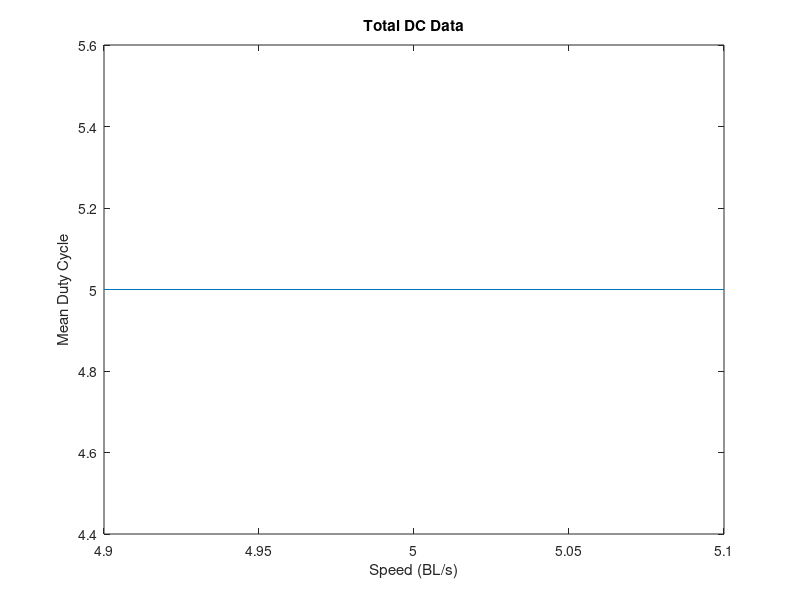

Here is the MATLAB script that generated this plot:
%DC data for SINGLE CHANNEL vs. speed

Speed = input('Speed (BL/sec) = ');
Raw_Data = input('DC data set = ');

CombData = [Speed mean(Raw_Data) std(Raw_Data)];

Y=1;
N=0;
CONT = input('Continue (Y/N)? ');
while CONT == 1
    Speed = input('Speed (BL/sec) = ');
    Raw_Data = input('DC data set = ');
    CombData = [CombData; Speed mean(Raw_Data) std(Raw_Data)];
    
    CONT = input('Continue (Y/N)? ');
end

x = CombData(:,2);
y = CombData(:,1);
e = CombData(:,3);

figure
errorbar(y,x,e)
title('Total DC Data')
xlabel('Speed (BL/s)')
ylabel('Mean Duty Cycle')